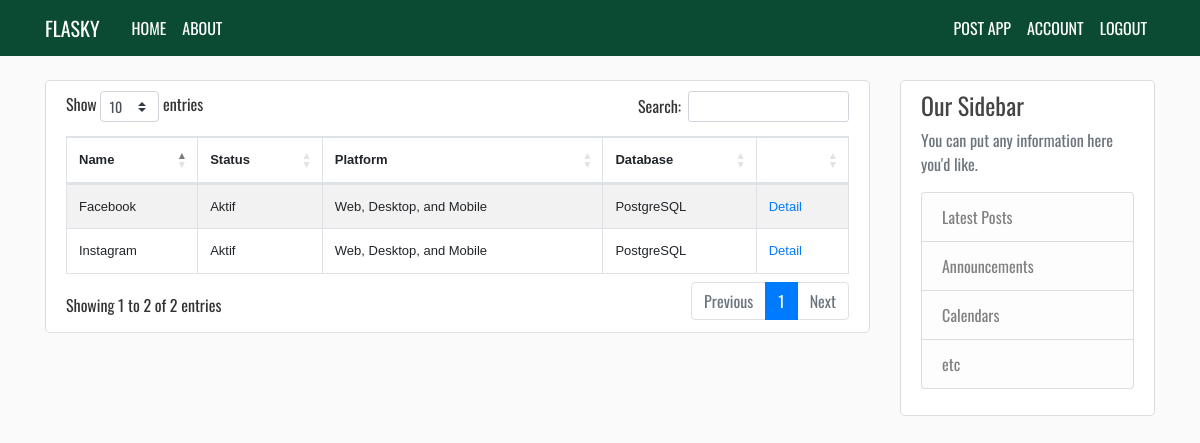
The app's page / (signed in) with its own data.
### mysite/models.py (models this page shows, shortened)
class Application(db.Model):
    id = db.Column(db.Integer, primary_key=True)
    name = db.Column(db.String(30), unique=True)
    description = db.Column(db.Text, nullable=False)
    status = db.Column(db.String(20), nullable=False)
    platform = db.Column(db.String(30), nullable=False)
    database = db.Column(db.String(30), nullable=False)
    user_id = db.Column(db.Integer, db.ForeignKey('user.id'), nullable=False)
    date_posted = db.Column(db.DateTime, nullable=False, default=datetime.utcnow)

### mysite/routes.py (the view)
@app.route('/')
def index():
    apps = Application.query.all()
    return render_template('index.html', apps=apps)

### mysite/models.py (called while the page is built)
@login_manager.user_loader
def load_user(user_id):
    return User.query.get(int(user_id))

### mysite/templates/index.html (shortened to what this page needs)
{% extends "base.html" %}
{% block content %}
  <div class="content-section">
    <table id="appTable" class="table table-striped table-bordered" width="100%">
      <thead>
        <tr>
          <th>Name</th>
          <th>Status</th>
          <th>Platform</th>
          <th>Database</th>
          <th></th>
        </tr>
      </thead>
      <tbody>
        {% for app in apps %}
          <tr>
            <td>{{ app.name }}</td>
            <td>{{ app.status }}</td>
            <td>{{ app.platform }}</td>
            <td>{{ app.database }}</td>
            <td><a href="{{ url_for('app', app_id=app.id) }}">Detail</a></td>
          </tr>
        {% endfor %}
      </tbody>
    </table>
  </div>
{% endblock content %}

### mysite/static/style.css (style rules this page uses)
body { background: #fafafa; color: #333333; margin-top: 5rem; }
body { font-family: "Oswald", sans-serif; }
table { font-family: Helvetica, sans-serif; font-size: small; }
.content-section { background: #ffffff; padding: 10px 20px; border: 1px solid #dddddd; border-radius: 5px; margin-bottom: 20px; }

### records on screen
Application: name "Instagram", status "Aktif", platform "Web, Desktop, and Mobile", database "PostgreSQL"
Application: name "Facebook", status "Aktif", platform "Web, Desktop, and Mobile", database "PostgreSQL"
